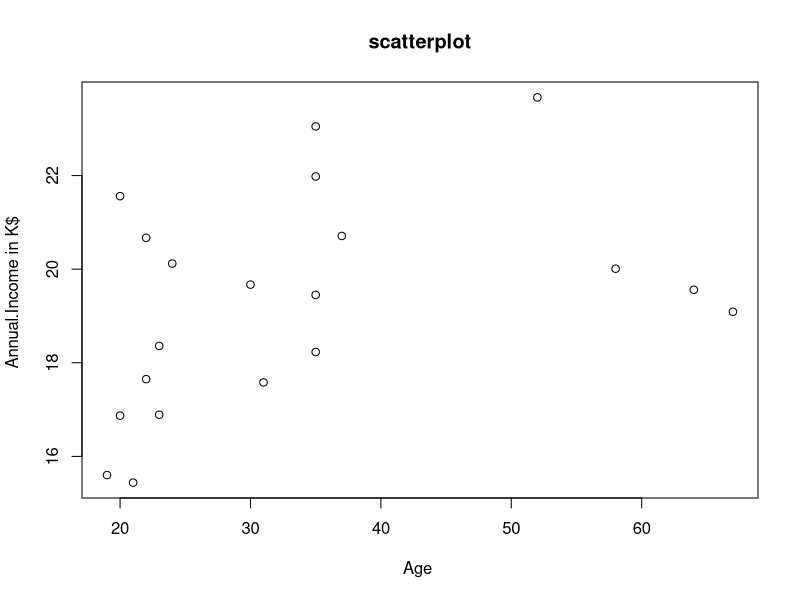

The R source for this figure:
## ---- chunk 1
knitr::opts_chunk$set(echo = TRUE)
## ---- chunk 2
getwd()
## ---- chunk 3
setwd("C:/Users/nihar/Desktop")

## ---- chunk 4
mydata <-read.csv("Mall_Customers.csv", header = TRUE)
## ---- chunk 5
mydata
## ---- chunk 6
summary(mydata)
## ---- chunk 7
sapply(mydata, mode)
## ---- chunk 8
transform(mydata, Annual.Income = as.integer(Annual.Income))
## ---- chunk 9
attach(mydata)
plot(Age, Annual.Income, main="scatterplot", xlab="Age ", ylab="Annual.Income in K$ ")

